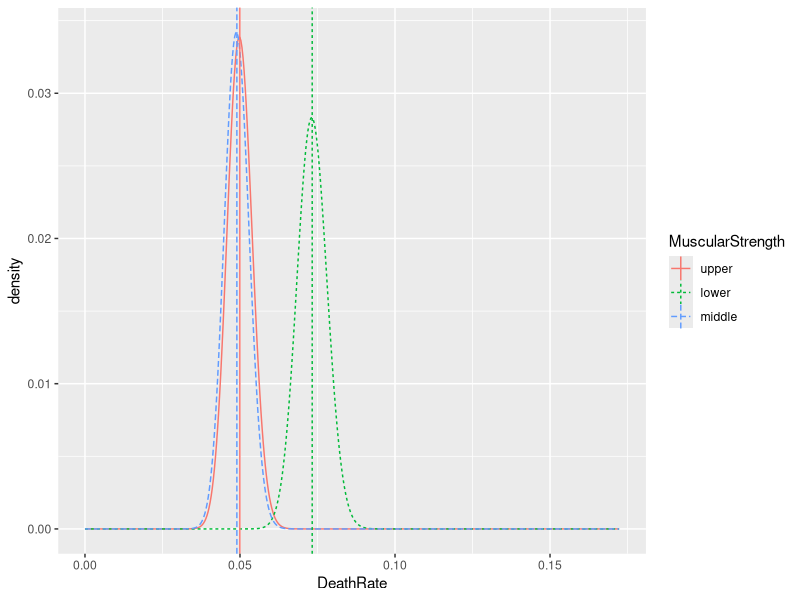

Here is the R script that generated this plot:
## Sginificance - http://www.win-vector.com/blog/2013/04/worry-about-correctness-and-repeatability-not-p-values/
# from tables 1 and 2 of http://www.bmj.com/content/337/bmj.a439
d = data.frame(MuscularStrength=c('lower','middle','upper'),
                 count=c(2920,2919,2923),deaths=c(214,143,146))
# make upper strength the reference level
d$MuscularStrength = relevel(as.factor(d$MuscularStrength),
                                   ref='upper')
print(d)

# quickly look at rates and typical deviations (sqrt of variance)
#  http://en.wikipedia.org/wiki/Binomial_distribution
d$MortalityRate = d$deaths/d$count
d$MortalityRateDevEst = sqrt(d$MortalityRate*(1-d$MortalityRate)/d$count)
d$MortalityRateDevBound = sqrt(0.25/d$count)
print(d)

# plot likely observed distributions of deaths, assuming 
# rates are exactly as measured
library('ggplot2') # plotting
plotFrame = c()
deaths=0:sum(d$deaths)
for(i in 1:(dim(d)[[1]])) {
    row = as.list(d[i,])
    plotData = data.frame(deaths=deaths,
                          DeathRate=deaths/row$count,
                          MuscularStrength=row$MuscularStrength,
                          density=dbinom(deaths,size=row$count,prob=row$deaths/row$count))
    plotFrame = rbind(plotFrame,plotData)
}
ggplot() + 
    geom_line(data=plotFrame,
              aes(x=DeathRate,y=density,color=MuscularStrength,
                  linetype=MuscularStrength)) +
    geom_vline(data=d,aes(xintercept=deaths/count,color=MuscularStrength,
                          linetype=MuscularStrength))

# convert data into a longer format and get at same facts as in a model
library('plyr')    # joining data
outcomes = data.frame(outcome=c('survived','died'))
outcomes$dummy = 'a'
d$dummy='a'
joined = join(d,outcomes,by=c('dummy'),type='full',match='all')
joined$count = ifelse(joined$outcome=='survived',
                        joined$count-joined$deaths,
                        joined$deaths)
data = subset(joined,select=c(MuscularStrength,count,outcome))
print(data)

model = glm(outcome=='died'~MuscularStrength,
              weights=data$count,family=binomial(link='logit'),data=data)
summary(model)